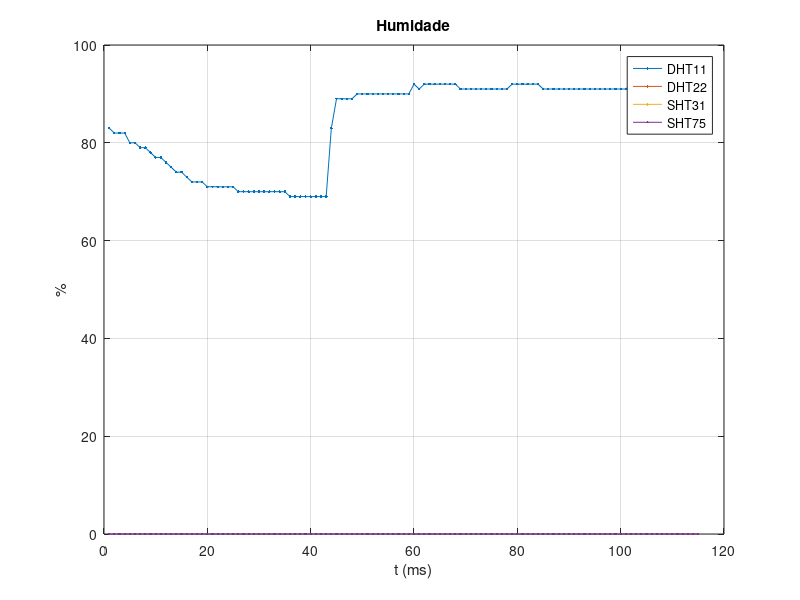
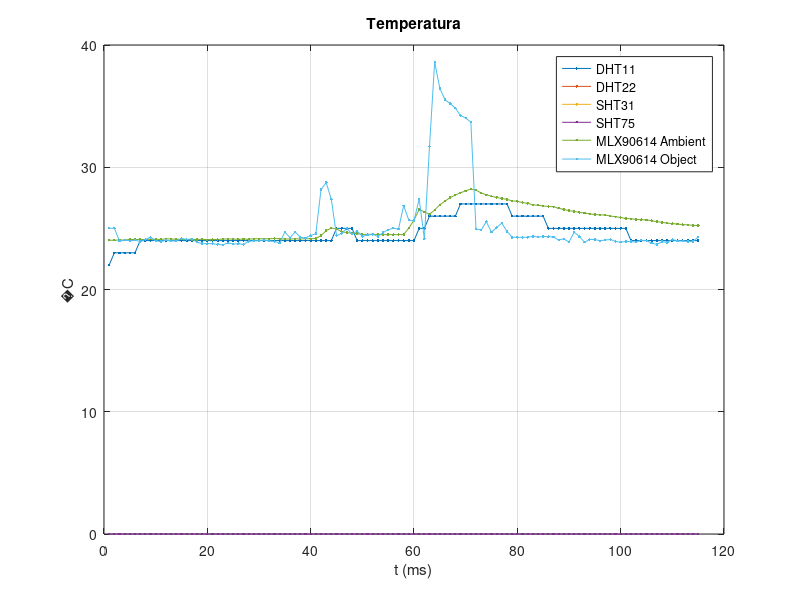

Reproduce these figures in MATLAB, in order.
data=importdata('DATALOG.CSV',',');
dht11_t=data(:,1);
dht11_hr=data(:,2);
dht22_t=data(:,3);
dht22_hr=data(:,4);
sht31_t=data(:,5);
sht31_hr=data(:,6);
sht75_t=data(:,7);
sht75_hr=data(:,8);
mlx_t=data(:,9);
mlx_t_obj=data(:,10);

figure(); plot([dht11_hr,dht22_hr,sht31_hr,sht75_hr],'.-'); grid on;
legend('DHT11','DHT22','SHT31','SHT75');
title('Humidade');
ylabel('%');
xlabel('t (ms)')
figure(); plot([dht11_t,dht22_t,sht31_t,sht75_t,mlx_t,mlx_t_obj],'.-'); grid on;
legend('DHT11','DHT22','SHT31','SHT75','MLX90614 Ambient','MLX90614 Object');
title('Temperatura');
ylabel([char(176),'C']);
xlabel('t (ms)')
